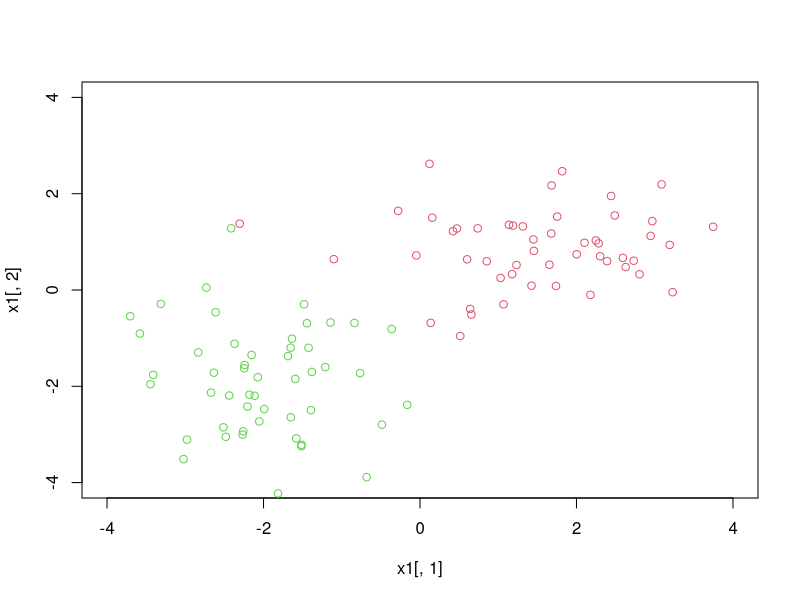
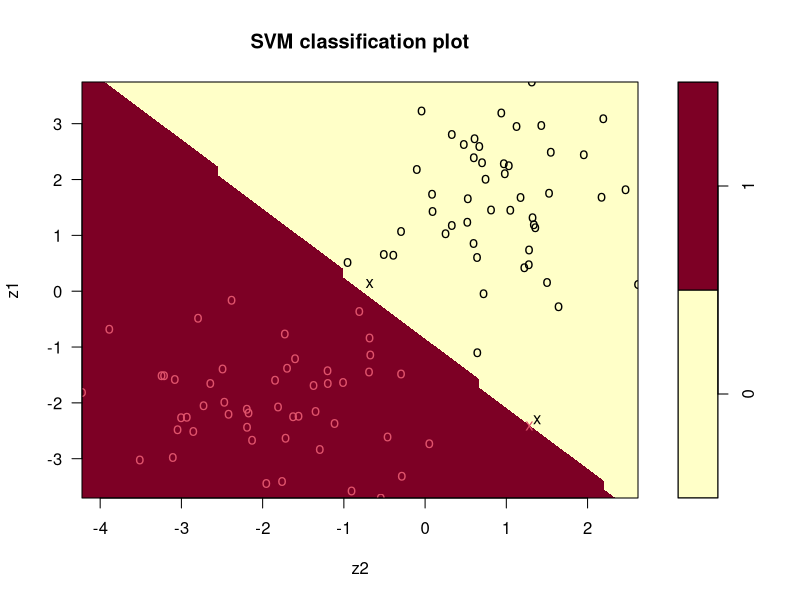
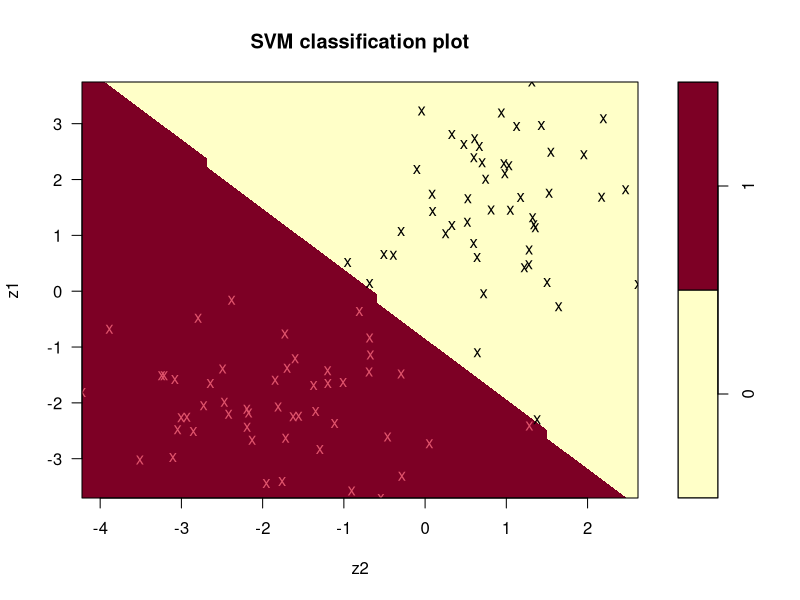

Here is the R script that generated these plots, in order:
## ---- chunk 1
options(tinytex.verbose = T)
## ---- chunk 2
library(MASS)
library(e1071)
## ---- chunk 3
n1 <- n2 <- 50 # 데이터 50개
m1 <- c(1.5,1) # 다변수정규분포1 평균 
m2 <- c(-2,-2) # 다변수정규분포2 평균

v1 <- v2 <- diag(2) # 0,1 설정
x1 <- mvrnorm(n1, m1, v1) # 다변수정규분포1
x2 <- mvrnorm(n2, m2, v2) # 다변수정규분포2

# linearly separable한 데이터 생성
plot(x1[,1],x1[,2],col=2,xlim=c(-4,4),ylim=c(-4,4)) # x1 data plot
points(x2[,1],x2[,2],col=3) # x2 data plot
## ---- chunk 4
# dataframe check
dat <- data.frame(cbind(rep(c(0,1),each=n1),rbind(x1,x2))) # x1=0, x2=1
colnames(dat) <- c("y","z1","z2")
dat
## ---- chunk 5
# Soft Margin with Large C
model_largec <- svm(as.factor(y)~.,kernel="linear",cost=10e15, data=dat) 
summary(model_largec)
predict(model_largec,dat[,-1])
## ---- chunk 6
plot(model_largec,dat)
## ---- chunk 7
model_largec$coefs 
## ---- chunk 8
model_smallc <- svm(as.factor(y)~.,kernel="linear",cost=10e-15, data=dat) # c가 없는경우(cost=10e-15)으로 큰 경우
summary(model_smallc)
predict(model_smallc,dat[,-1])
## ---- chunk 9
plot(model_smallc,dat)
## ---- chunk 10
model_smallc$coefs
